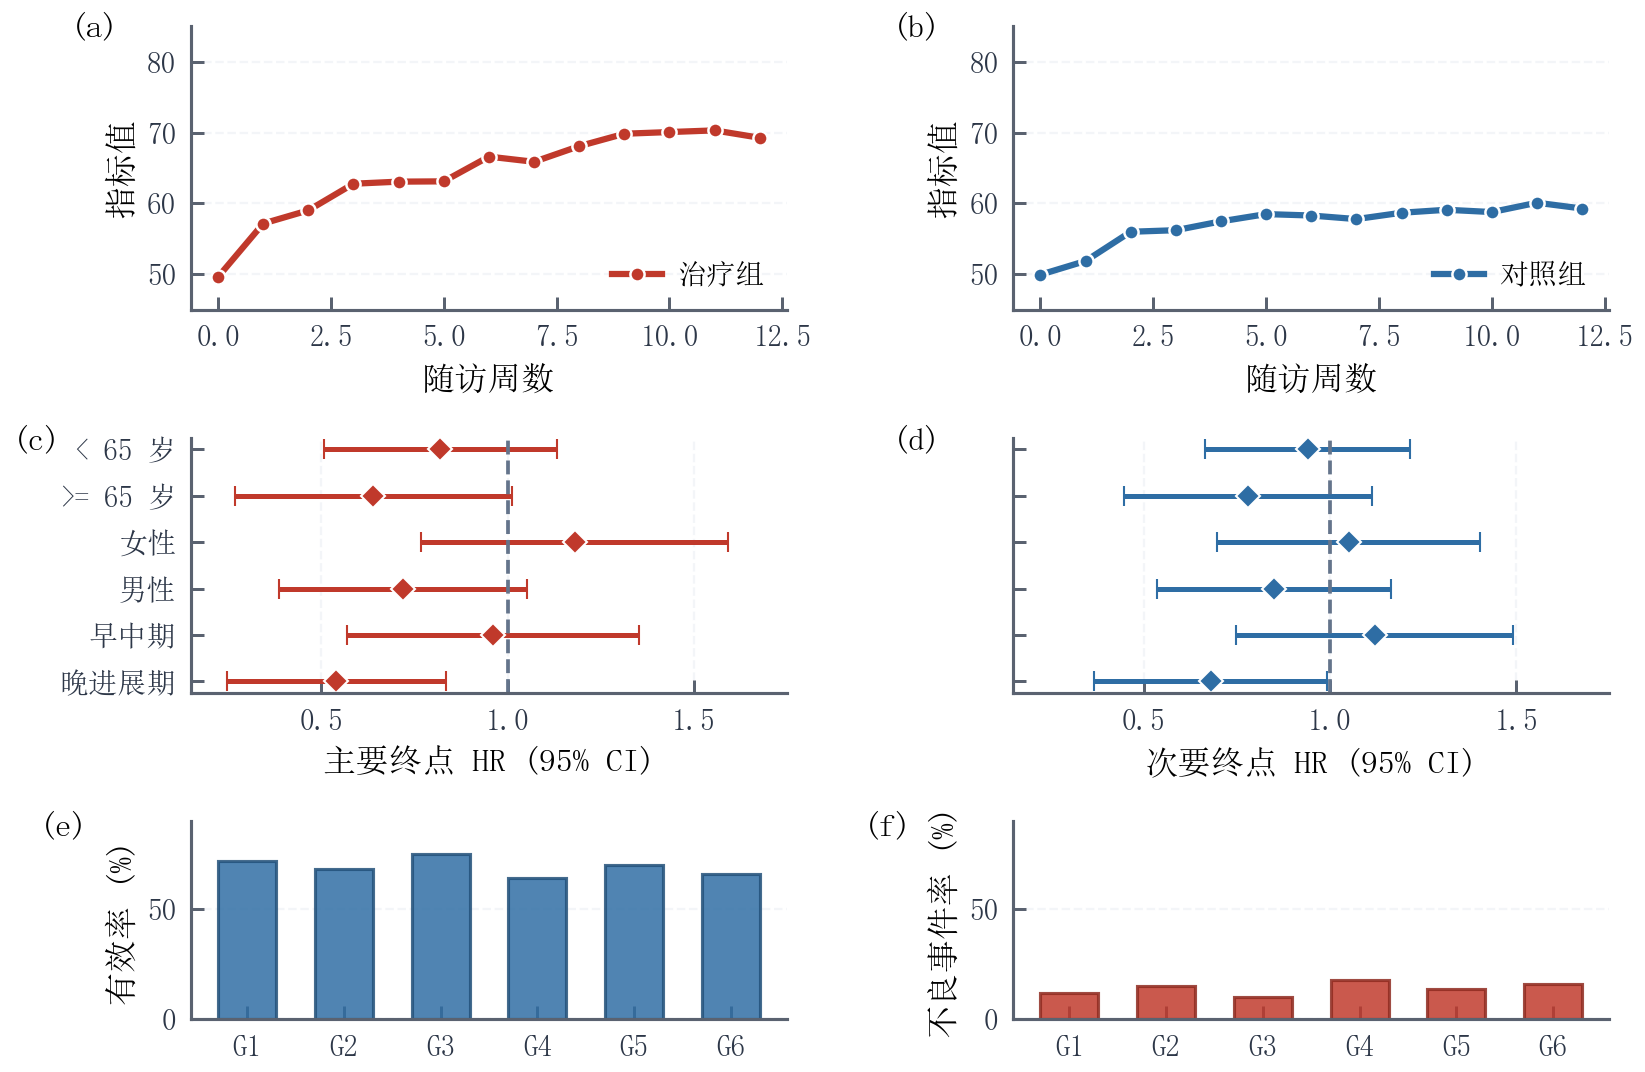

This chart was generated by the following Python code:
"""
48_composite_triptych.py — Nature 复合图模板：临床三联画（Triptych）

对齐 Nature 2024-2026 高频页面原型（clinical triptych）：
- 上行：两组时序曲线（纵向随访），共享图例条
- 中行：森林图风格效应量（虚线参考线 + 浅色分组带）
- 下行：紧凑汇总柱（二元/百分比）

使用 sp.figure_panels(template="triptych") 一次获得 3×2 网格、
行高比 [1, 0.9, 0.7]、8pt 加粗面板标签。
"""

import numpy as np
import sciplot as sp

rng = np.random.default_rng(48)

# ── 模拟数据 ──────────────────────────────────────────────────
weeks = np.arange(0, 13)
# 两组随访轨迹（均值 ± 波动）
group_a = 50 + 8 * np.log1p(weeks) + rng.normal(0, 1.2, 13)
group_b = 50 + 4 * np.log1p(weeks) + rng.normal(0, 1.2, 13)

# 森林图数据（6 个亚组：主要终点 vs 次要终点，避免左右面板重复）
subgroups = ["< 65 岁", ">= 65 岁", "女性", "男性", "早中期", "晚进展期"]
fx_pri = np.array([0.82, 0.64, 1.18, 0.72, 0.96, 0.54])
fse_pri = np.array([0.16, 0.19, 0.21, 0.17, 0.20, 0.15])
flo_pri, fhi_pri = fx_pri - 1.96 * fse_pri, fx_pri + 1.96 * fse_pri

fx_sec = np.array([0.94, 0.78, 1.05, 0.85, 1.12, 0.68])
fse_sec = np.array([0.14, 0.17, 0.18, 0.16, 0.19, 0.16])
flo_sec, fhi_sec = fx_sec - 1.96 * fse_sec, fx_sec + 1.96 * fse_sec

# 汇总柱数据（两列：有效率 / 不良事件率）
cat_a = np.array([72, 68, 75, 64, 70, 66])
cat_b = np.array([12, 15, 10, 18, 14, 16])

# ── 布局：临床三联画（3×2，共享模板） ─────────────────────────
fig, axes = sp.figure_panels(template="triptych", venue="thesis")

# ── 上行：时序曲线 ────────────────────────────────────────────
for ax, series, label, color in zip(
    axes[0],
    [group_a, group_b],
    ["治疗组", "对照组"],
    ["#C0392B", "#2E6DA4"],
):
    ax.plot(weeks, series, "-o", color=color, markersize=3.4,
            markeredgecolor="white", markeredgewidth=0.6,
            linewidth=1.5, label=label)
    ax.set_ylim(45, 85)
    ax.set_xlabel("随访周数", fontsize=8)
    ax.set_ylabel("指标值", fontsize=8)
    ax.legend(frameon=False, fontsize=7, loc="lower right")
    ax.tick_params(labelsize=7)
    sp.polish_axis(ax, clean_spines=True, grid="y")

# ── 中行：森林图（左：主要终点；右：次要终点） ─────────────────
forest_specs = [
    (axes[1, 0], fx_pri, flo_pri, fhi_pri, "#C0392B", "主要终点 HR (95% CI)"),
    (axes[1, 1], fx_sec, flo_sec, fhi_sec, "#2E6DA4", "次要终点 HR (95% CI)"),
]
for idx, (ax, fx, flo, fhi, col, xlab) in enumerate(forest_specs):
    ax.errorbar(fx, np.arange(6), xerr=[fx - flo, fhi - fx],
                fmt="D", color=col, markeredgecolor="white", markeredgewidth=0.5,
                markersize=4.2, elinewidth=1.2, capsize=2.5, capthick=1.0)
    ax.axvline(1.0, color="#64748B", linestyle="--", linewidth=0.9)
    ax.set_yticks(np.arange(6))
    if idx == 0:
        ax.set_yticklabels(subgroups, fontsize=7)
    else:
        ax.set_yticklabels([])
    ax.invert_yaxis()
    ax.set_xlim(0.15, 1.75)
    ax.set_xlabel(xlab, fontsize=8)
    ax.tick_params(labelsize=7)
    sp.polish_axis(ax, categorical_axis="y", clean_spines=True, grid="x")

# ── 下行：汇总柱 ──────────────────────────────────────────────
x_cat = np.arange(6)
for ax, vals, label, color in zip(
    axes[2],
    [cat_a, cat_b],
    ["有效率 (%)", "不良事件率 (%)"],
    ["#2E6DA4", "#C0392B"],
):
    bars = ax.bar(x_cat, vals, color=color, width=0.6)
    ax.set_ylim(0, 90)
    ax.set_xticks(x_cat)
    ax.set_xticklabels([f"G{i+1}" for i in range(6)], fontsize=7)
    ax.set_ylabel(label, fontsize=8)
    ax.tick_params(labelsize=7)
    sp.style_patch_edges(bars, [color])
    sp.polish_axis(ax, categorical_axis="x", clean_spines=True, grid="y")

# ── 保存 ──────────────────────────────────────────────────────
sp.save(fig, "showcase/48_composite_triptych", formats=("png",), dpi=300)
